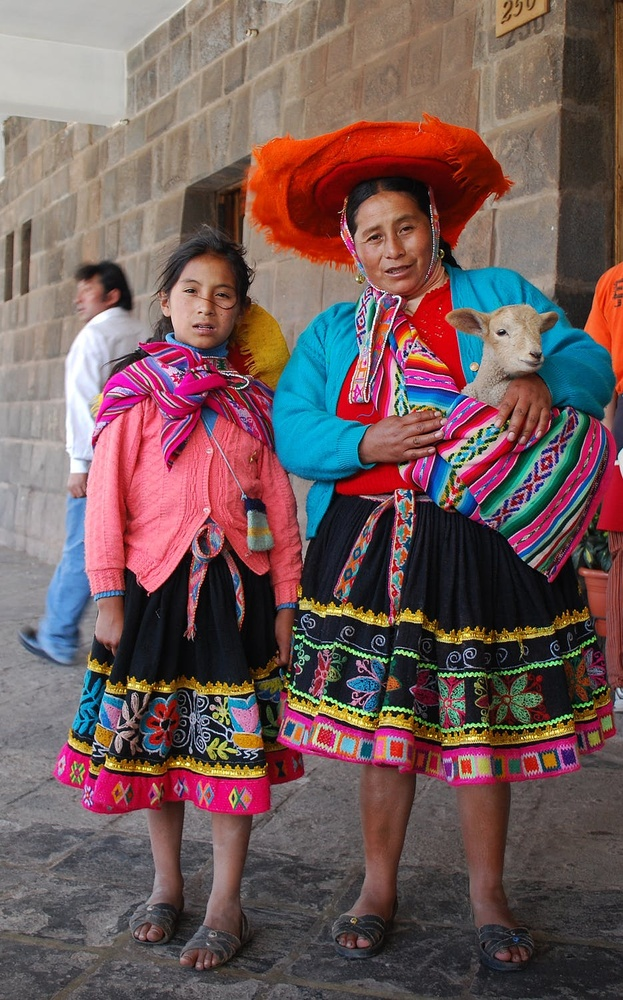
#> input picture ruth.jpeg, 623 x 1000 px, shrunk from 935 x 1500 before the run
$ jupyter execute --allow-errors 'Faces and People.ipynb'   (shell and % lines are left out)
#> lines starting #> are read from the running program, lines starting #| are printed output that depends on the picture
# Using Face Detection Algorithms to Protect Privacy

In the first interactive notebook explored in LSE 100, we programmed a robot, Felix, to sort cats and dogs in the correct kennels. Although Felix was not always accurate in his classifications, we were able to achieve close to 70% accuracy. This result means that out of ten guesses, seven would be correct. While this is not a perfect score, it was a pretty impressive performance when we take into consideration that a) we used a pretty simplistic method (Logistic Regression) for a complex task and b) we did not try any optimisation techniques. Well done!

Since Felix did so well in his first mission, Amanda, the shelter manager decided to assign us a new task.
Recently a large number of pets were successfully placed into new homes, and she would like to include some happy photos of the animals with their new families to the shelter website. Since there are a lot of images, it would take a long time to track down each family to ask for their consent. On the other hand, it is important to protect each individual's privacy.

Amanda proposed that we find a way to detect if there are human faces in the pictures. For cases where human faces are detected, it is then possible to somehow process them to de-identify the owners.

Below you can see a list of the most recent shelter alumni, their species as well as the name of their associated image file and extension:

# How Do Face Detection Algorithms Work?

## The Viola-Jones Framework

While there is a tendency to use Deep Learning for most tasks nowadays, the most popular face recognition algorithm was developed in [2001 by Paul Viola and Michael Jones](https://ieeexplore.ieee.org/stamp/stamp.jsp?arnumber=990517). Although the Viola-Jones algorithms is part of a more outdated framework, it is still considered exceptional even in real-time face detection. If your phone can detect faces in your pictures, you have most likely used that algorithm before without knowing it!

## The Key Ideas Behind Viola-Jones

Viola-Jones was designed for frontal faces, which means that even though you will be able to detect faces looking sideways in many cases, you are more likely to be succesful when the person is facing the camera.

Just as we did in the first case study with the **Cat vs Dog classifier**, we have to prepare the images to make them easier for the computer to process. Converting them into grayscale reduces the amount of information which helps us accelerate computation. The Viola-Jones algorithm will first detect faces on the grayscale version of the image and then will finds the location on the colored image.

### Haar Features

Haar features are named after Alfred Haar, a Hungarian mathematician in the 19th century who developed the concept of Haar wavelets. The features below show a box with light and dark sides, which is how your computer determines possible features. Haar features are ideal for faces which are inherently made of lots of fiffferent contrasts. For example the area where your eyes are is usually overall darker or lighter than where your cheaks are.
Another example is the area between your eyes (the nose's bridge) might be lighter or darker than your eyes. We demonstrate that idea below with Kryten from Red Dwarf.

### Training Viola-Jones

Just as we did in Cats vs Dogs, we need to train out model to be able to detect when a given feature is part of a face or not. In their seminal paper, Viola and Jones fed their algorithm 4,916 manually anotated images with faces as well as 10,000 images without faces.

The algorithm learns from the images we supply it and is able to determine the false positives and true negatives in the data, allowing it to be more accurate. Naturally, the more examples your computer has seen, the more accurate the performance will become. Training can take a very long time as the machine has to consider many possible configurations. Luckily, pre-trained model are available for us to use as part of Python packages, specifically the [Open Computer Vision Library (cv2)](https://opencv.org/).

### Reflection Point:
- Can you think of any situations where Haas features could get misleading?

# Once we have detected faces, how can we distort them to protect the owner's identity?

## Gaussian Blur
In image processing, we use Gaussian blur, also known as Gaussian smoothing to transform images by reducing their noise and consequentially their details. It is possible to apply a gaussian filter to the entire picture as well as to small subsets of our choice.

In Python we can easily apply Gaussian filters to images using the `GaussianBlur` function from the `skimage` library. You will see that in practice later on in this Notebook.

### Reflection Point:
- Can you think of any other situations where distorting image features can be useful?

# Getting Stated with Face Detection

When working with code you intend to share with others, it is useful to import all required libraries at the beginning of the workflow.

[cell 1]
import ipywidgets as widgets

from io import BytesIO
from PIL import Image
import cv2 as cv

from skimage import data, color
import numpy as np

import matplotlib.pyplot as plt

## Pre-Proccessing Images

The first step is to create a function that will help us import our images as well as prepare them for processing. As discussed above, Viola-Jones works best on grayscale images. FuNction `image_loader` takes an image, returns the original as well as a grayscale copy.

[cell 2]
def image_loader(filename):
#> called with filename = 'ruth.jpeg'
    original_image = cv.imread(filename)
#> original_image is the input picture: shape (1000, 623, 3); mean B, G, R 89.6, 89.9, 114.6
    original_image = cv.cvtColor(original_image, cv.COLOR_BGR2RGB)
    grayscale_image = cv.cvtColor(original_image, cv.COLOR_BGR2GRAY)
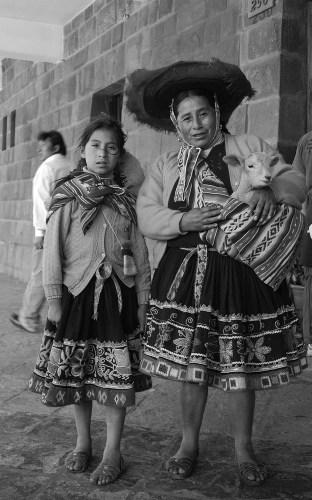
#> grayscale_image: shape (1000, 623) (shown at 1/2 size); min 0, max 255, mean 92.6

    return grayscale_image, original_image

Let's try it! Here we upload and process an image of Ruth the goat and her new family with our brand new function and print it out in the Notebook to make sure everything went as planned.

[cell 3]
# Using our brand new function
grayscale_image, original_image = image_loader("ruth.jpeg")

# Use pyplot's function for showing imagens with convenience
plt.imshow(grayscale_image, cmap="gray")

**Success!**

We can also print the `original_image` to compare them.

[cell 4]
plt.imshow(original_image)

## Finding and Inspecting Potential Faces

This is now the most important step in our workflow. Here, we create a function called `face_detector` which looks for faces in a picture and tells you how many were found.

We will use Open CV's `CascadeClassifier` function with a pre-trained model we found in the [library](https://github.com/opencv/opencv/tree/master/data/haarcascades). The specific model we are using is called **'haarcascade_frontalface_alt'**. Although we can find versions with optimization in the library, we will stick with the original version for this tutorial.

As you will see we were able to do our detection in the grayscale image. Later on we will aply those results to the original image to get our picture back in colour.|

[cell 5]
def face_detector(grayscale_image, original_image):
    face_cascade = cv.CascadeClassifier('haarcascade_frontalface_alt.xml')
    detected_faces = face_cascade.detectMultiScale(grayscale_image)
#> detected_faces = [[164, 261, 84, 84], [342, 193, 99, 99]]

    plt.imshow(original_image)
    print("I found {0} human face(s)!".format(len(detected_faces)))
#| I found 2 human face(s)!

    return detected_faces

[cell 6]
detected_faces = face_detector(grayscale_image, original_image)
#> detected_faces = [[164, 261, 84, 84], [342, 193, 99, 99]]

`show_targets` looks for the coordinates from the face detection results and prints a green rectangle around what was labelled as a potential face.

[cell 7]
def show_targets(grayscale_image, original_image):
    targets = original_image.copy()
    face_cascade = cv.CascadeClassifier('haarcascade_frontalface_alt.xml')
    detected_faces = face_cascade.detectMultiScale(grayscale_image)
#> detected_faces = [[164, 261, 84, 84], [342, 193, 99, 99]]

    for (column, row, width, height) in detected_faces:
        cv.rectangle(targets,(column, row),(column + width, row + height),(0, 255, 0),10)
#> this loop made 2 passes
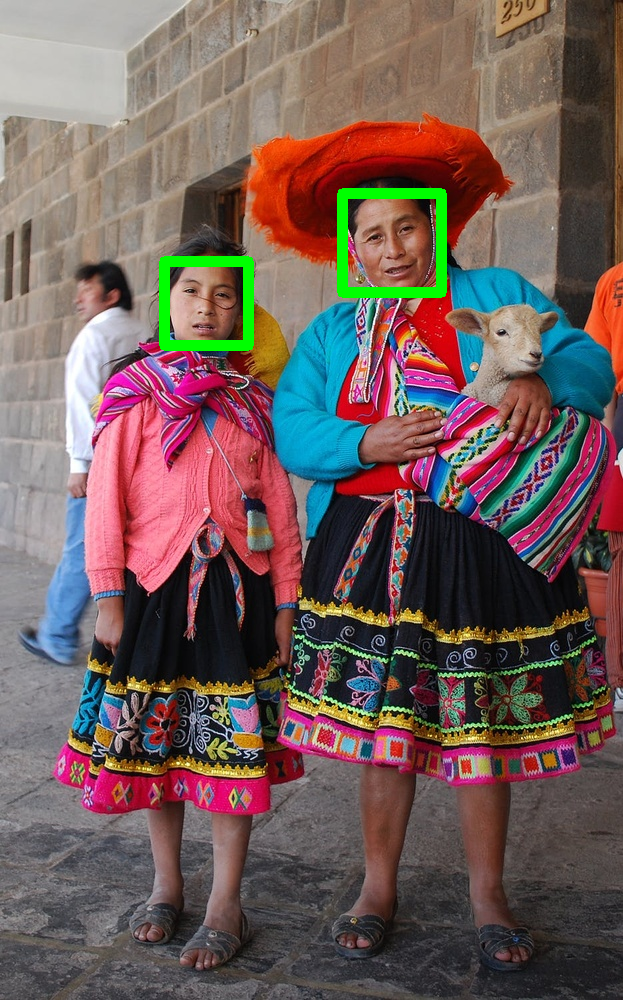
#> targets: shape (1000, 623, 3); mean R, G, B 113.2, 92.3, 88.8

    plt.imshow(targets)

[cell 8]
show_targets(grayscale_image, original_image)

**Great work!** For this picture, we were able to detect the two human faces present in the picture accurately. We also did not mistake the goat for a person – extra brownie points for us!

Since we have just started experimenting with our new function, we will create an additional module that will return the subsets of the image that were labelled as potential faces to inspect them closer.

[cell 9]
def show_individuals(grayscale_image, original_image):
    face_cascade = cv.CascadeClassifier('haarcascade_frontalface_alt.xml')
    detected_faces = face_cascade.detectMultiScale(grayscale_image)
#> detected_faces = [[164, 261, 84, 84], [342, 193, 99, 99]]
    for (x, y, w, h) in detected_faces:
        r = max(w, h) / 2
        centerx = x + w / 2
        centery = y + h / 2
        nx = int(centerx - r)
        ny = int(centery - r)
        nr = int(r * 2)


        plt.figure(figsize=(3,2))
        plt.imshow(original_image[ny:ny+nr, nx:nx+nr])
#> this loop made 2 passes
#> (x, y, w, h, r, centerx, centery, nx) on passes 1 to 2: (164, 261, 84, 84, 42, 206, 303, 164), (342, 193, 99, 99, 49.5, 391.5, 242.5, 342)

[cell 10]
show_individuals(grayscale_image, original_image)
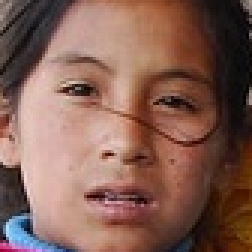
#> shown: shape (84, 84, 3) (shown 3 times larger); mean R, G, B 131.8, 95.2, 83.8
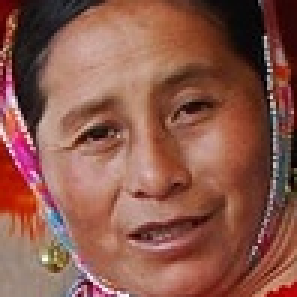
#> shown: shape (99, 99, 3) (shown 3 times larger); mean R, G, B 139.5, 88.3, 75.3

The results are quite spot on! In both cases we obtain the entire face. It is important to remember that Viola-Jones works best when individuals face the camera. Perhaps if one person was tilting or facing another direction we would not be as succesful.

## Blurring Features

Now that we know where we could potentially find a face in the picture, we can finally use a Gaussian Blur filter to distort its features. Now it should be more difficult to recognize the individuals.

[cell 11]
def blurred_faces(detected_faces, original_image):
    result_image = original_image.copy()

    if len(detected_faces) != 0:         # If there are faces in the images
        for f in detected_faces:         # For each face in the image

            # Get the origin co-ordinates and the length and width till where the face extends
            x,y,w,h = f

            # get the rectangle img around all the faces
            cv.rectangle(original_image, (x,y), (x+w,y+h), 10)
            sub_face = original_image[y:y+h, x:x+w]
            # apply a gaussian blur on this new recangle image
            sub_face = cv.GaussianBlur(sub_face,(43, 43), 30)
            # merge this blurry rectangle to our final image
            result_image[y:y+sub_face.shape[0], x:x+sub_face.shape[1]] = sub_face
            #face_file_name = "./face_" + str(y) + ".jpg"
            plt.imshow(result_image)
#> this loop made 2 passes
#> pass 1, in blurred_faces, `sub_face = original_image[y:y+h, x:x+w]`:
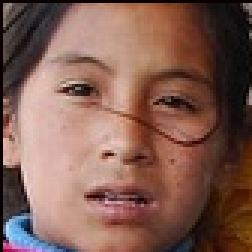
#> sub_face: shape (84, 84, 3) (shown 3 times larger); mean R, G, B 129.6, 93.4, 82.2
#> pass 1, in blurred_faces, `sub_face = cv.GaussianBlur(sub_face,(43, 43), 30)`:
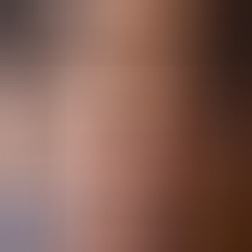
#> sub_face: shape (84, 84, 3) (shown 3 times larger); mean R, G, B 131, 94.7, 83.3
#> pass 2, in blurred_faces, `sub_face = cv.GaussianBlur(sub_face,(43, 43), 30)`:
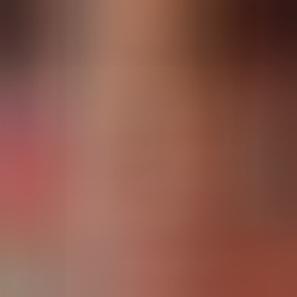
#> sub_face: shape (99, 99, 3) (shown 3 times larger); mean R, G, B 138.7, 88.2, 75.1
#> after the loop:
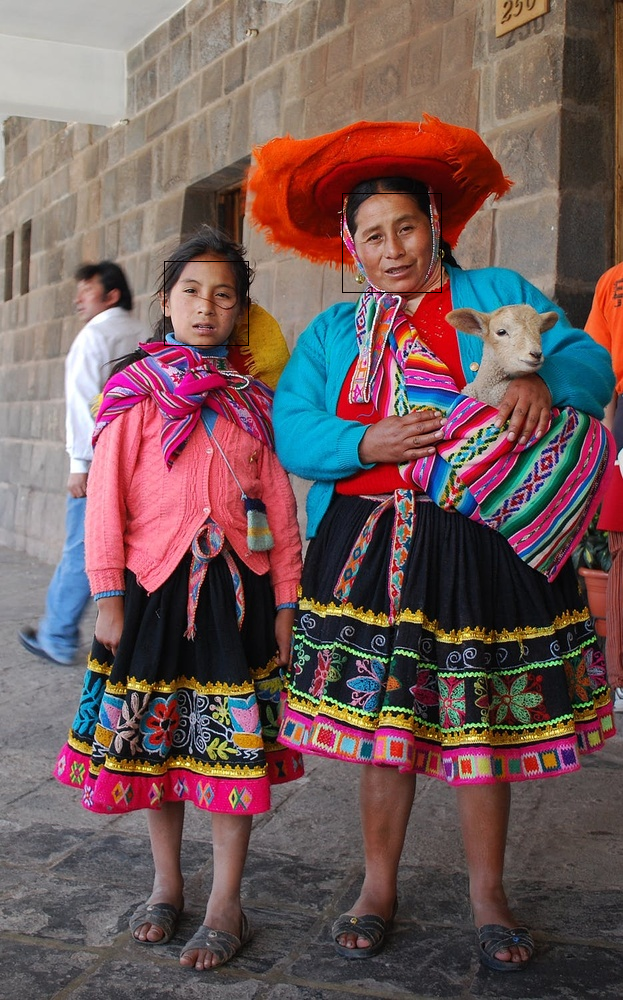
#> original_image: shape (1000, 623, 3); mean R, G, B 114.4, 89.8, 89.5
#> after the loop:
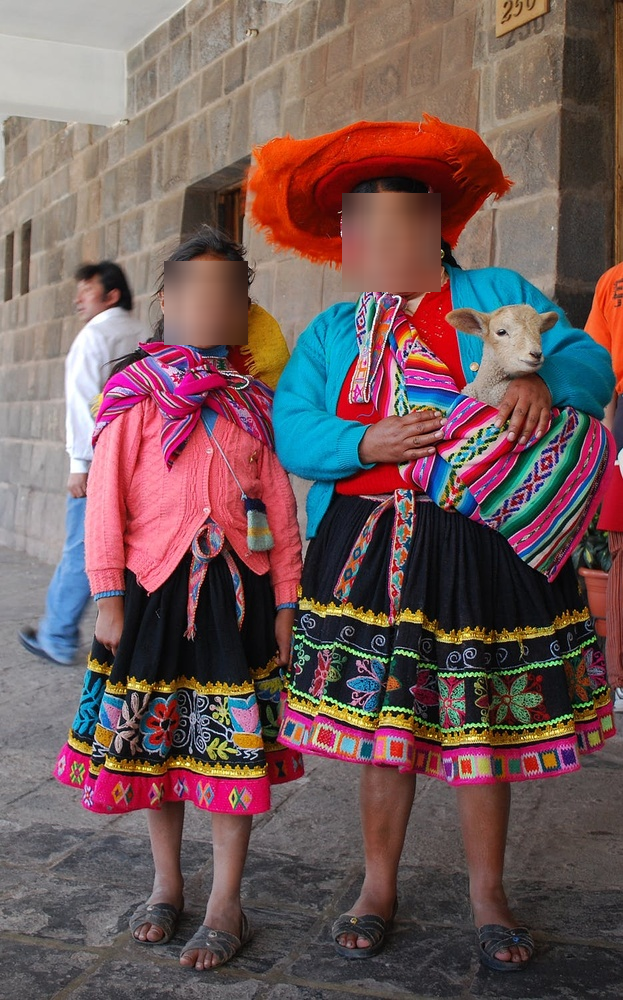
#> result_image: shape (1000, 623, 3); mean R, G, B 114.5, 89.8, 89.6

[cell 12]
blurred_faces(detected_faces, original_image)
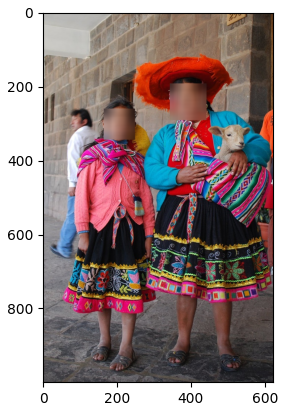
#> figure drawn by matplotlib, 1 panel

**Fantastic!** Both the woman and the girl are now unrecognisable while Ruth is fully visible.

**Our workflow is ready for deployment!**

To facilitate going from the original image to the final blurred picture we summarize all the steps we just went through in two simpler functions. When you run them, you should find the same outputs.

[cell 13]
def detection(filename):
#> called with filename = 'ruth.jpeg'
    processed_image, original_image = image_loader(filename)
    detected_faces = face_detector(processed_image, original_image)
#| I found 2 human face(s)!
#> detected_faces = [[164, 261, 84, 84], [342, 193, 99, 99]]
    show_targets(processed_image, original_image)
#> the loop in show_targets (call 2), `for (column, row, width, height) in detected_faces:` made 2 passes

[cell 14]
def complete_workflow(filename):
    processed_image, original_image = image_loader(filename)
    detected_faces = face_detector(processed_image, original_image)
    show_targets(processed_image, original_image)
    blurred_faces(detected_faces, original_image)

[cell 15]
detection("ruth.jpeg")

[cell 16]
complete_workflow("ruth.jpeg")
#| I found 2 human face(s)!
#> the loop in blurred_faces (call 2), `for f in detected_faces:` made 2 passes

$ run again, with ben.jpeg copied over ruth.jpeg
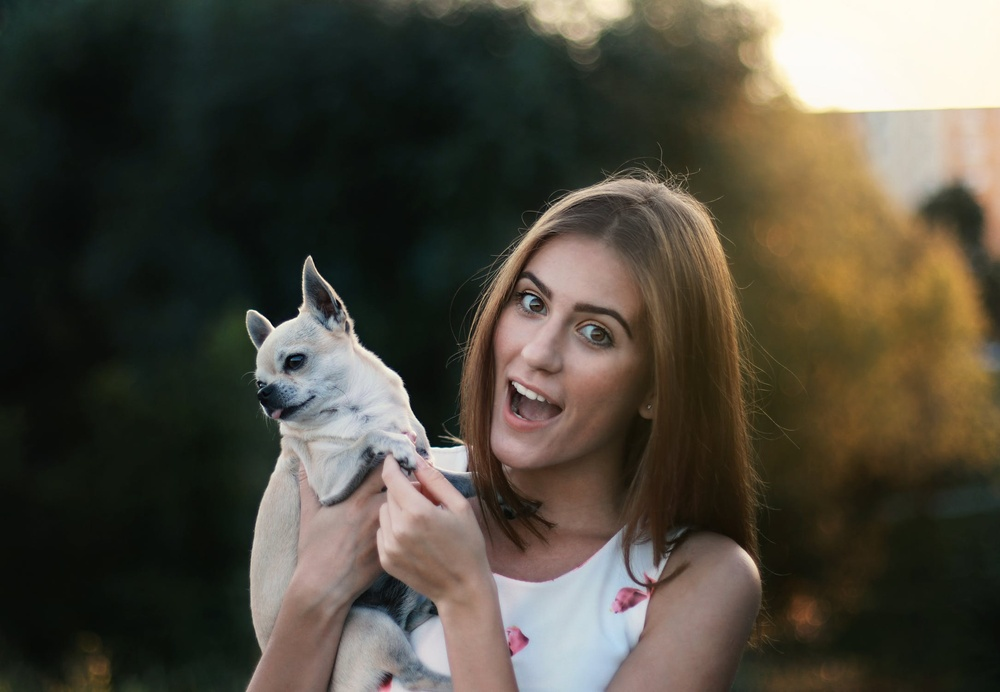
#> input picture ben.jpeg, 1000 x 692 px, shrunk from 2168 x 1500 before the run
#> in image_loader, original_image is the input picture: shape (692, 1000, 3); mean B, G, R 61.9, 73.7, 78.7
#> in face_detector, `detected_faces = face_cascade.detectMultiScale(grayscale_image)`: detected_faces = [[458, 239, 198, 198]]
#| I found 1 human face(s)!
#> the loop in show_targets, `for (column, row, width, height) in detected_faces:` made 1 pass
#> after the loop in show_targets, `for (column, row, width, height) in detected_faces:`:
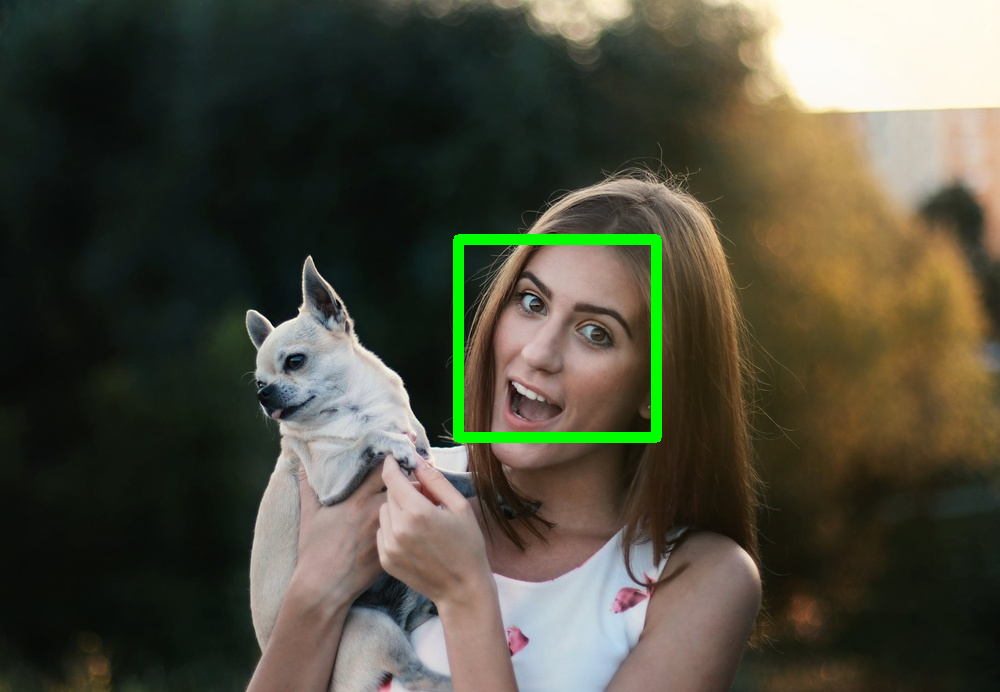
#> targets: shape (692, 1000, 3); mean R, G, B 77.8, 76.2, 61.3
#> the loop in show_individuals, `for (x, y, w, h) in detected_faces:` made 1 pass
#> (x, y, w, h, r, centerx, centery, nx) on pass 1: (458, 239, 198, 198, 99, 557, 338, 458)
#> the loop in blurred_faces, `for f in detected_faces:` made 1 pass
#> after the loop in blurred_faces, `for f in detected_faces:`:
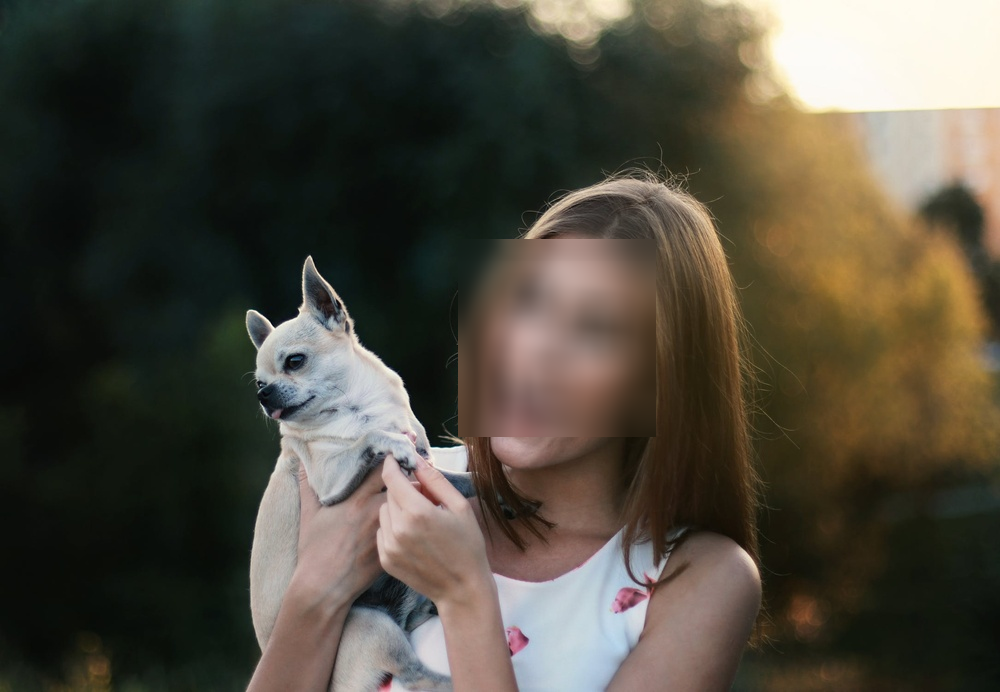
#> result_image: shape (692, 1000, 3); mean R, G, B 78.7, 73.7, 61.9
#| I found 1 human face(s)!
#> the loop in show_targets (call 2), `for (column, row, width, height) in detected_faces:` made 1 pass
#| I found 1 human face(s)!
#> the loop in blurred_faces (call 2), `for f in detected_faces:` made 1 pass
